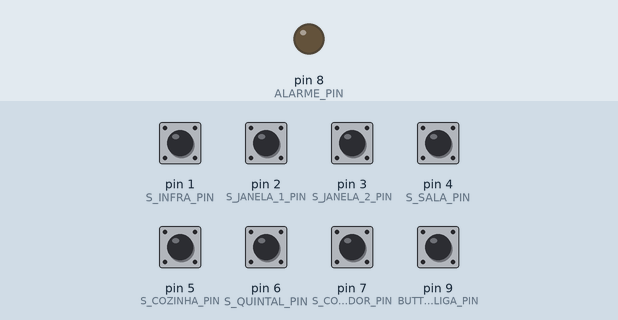
Simulated run of this sketch. Board: Arduino Uno, built with avr-gcc and run on an emulated ATmega328P. Parts: output pins drawn as LEDs (lit = HIGH). The test bench sets the inputs (shaded band); at power-on: pin 1 (S_INFRA_PIN), pin 2 (S_JANELA_1_PIN), pin 3 (S_JANELA_2_PIN), pin 4 (S_SALA_PIN), pin 5 (S_COZINHA_PIN), pin 6 (S_QUINTAL_PIN), pin 7 (S_CORREDOR_PIN), pin 9 (BUTTON_LIGA_PIN) HIGH.

Above: at 1.2 s.
1.3 s: pin 9 (BUTTON_LIGA_PIN) pulled LOW for 0.15 s
At 1.37 s:
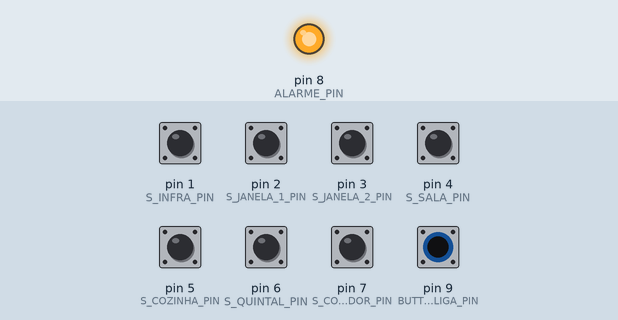
Timing chart, 0 to 4.3 s (numbered marks = the images above; inputs shaded):
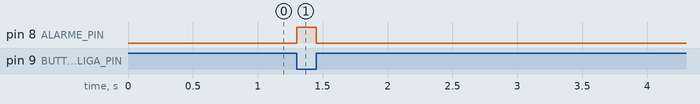

Measured:
- after the input at 1.3 s, pin 8 (ALARME_PIN): LOW → HIGH at once, → LOW 0.15 s later

The sketch:

main.ino
```cpp
#define BUTTON_LIGA_PIN 9
#define S_INFRA_PIN 1
#define S_JANELA_1_PIN 2
#define S_JANELA_2_PIN 3
#define S_SALA_PIN 4
#define S_COZINHA_PIN 5
#define S_QUINTAL_PIN 6
#define S_CORREDOR_PIN 7
#define ALARME_PIN 8

bool button_liga = 0, s_infra = 0, s_janela1 = 0;
bool s_janela2 = 0, s_sala = 0, s_cozinha = 0;
bool s_quintal = 0, s_corredor = 0, alarme = 0;

void setup()
{
    pinMode(BUTTON_LIGA_PIN,INPUT_PULLUP);
    pinMode(S_INFRA_PIN, INPUT_PULLUP);
    pinMode(S_JANELA_1_PIN, INPUT_PULLUP);
    pinMode(S_JANELA_2_PIN, INPUT_PULLUP);
    pinMode(S_SALA_PIN, INPUT_PULLUP);
    pinMode(S_COZINHA_PIN, INPUT_PULLUP);
    pinMode(S_QUINTAL_PIN, INPUT_PULLUP);
    pinMode(S_CORREDOR_PIN, INPUT_PULLUP);
    pinMode(ALARME_PIN, OUTPUT);
}

void loop(){

    button_liga = !digitalRead(BUTTON_LIGA_PIN);
    s_infra = !digitalRead(S_INFRA_PIN);
    s_janela1 = !digitalRead(S_JANELA_1_PIN);
    s_janela2 = !digitalRead(S_JANELA_2_PIN);
    s_sala = !digitalRead(S_SALA_PIN);
    s_cozinha = !digitalRead(S_COZINHA_PIN);
    s_quintal = !digitalRead(S_QUINTAL_PIN);
    s_corredor = !digitalRead(S_CORREDOR_PIN);
    digitalWrite(ALARME_PIN, alarme);

    if(button_liga == HIGH){
        if (!s_infra || !s_janela1 || !s_janela2 ||
            s_sala || s_cozinha || s_quintal || s_corredor){

            alarme = 1;
        }

    }else{
        alarme = 0;
    }
}
```
